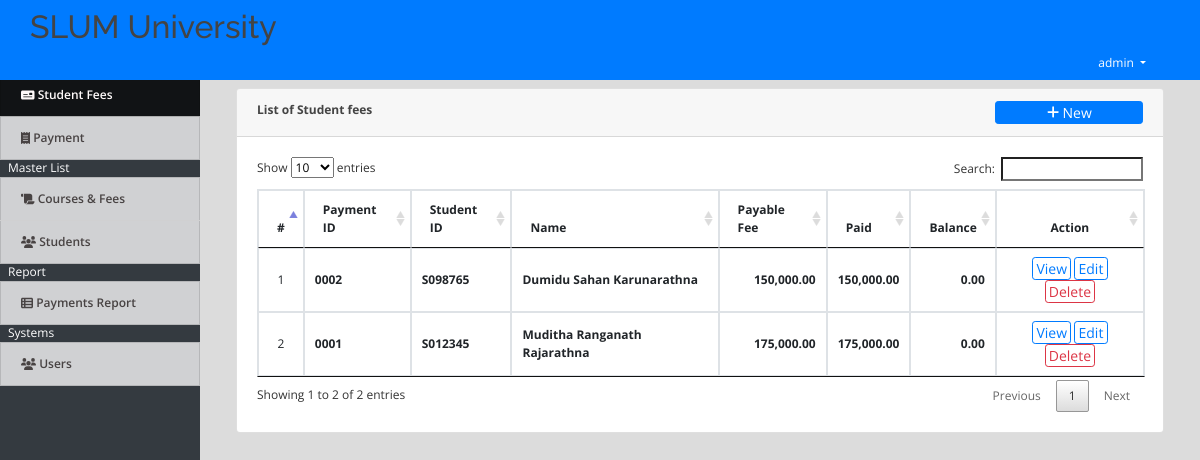
/index.php?page=fees (signed in), run on the app's committed database.
### tables this page shows
CREATE TABLE `student_ef_list` (
  `id` int(30) NOT NULL,
  `student_id` int(30) NOT NULL,
  `ef_no` varchar(200) NOT NULL,
  `course_id` int(30) NOT NULL,
  `total_fee` float NOT NULL,
  `date_created` datetime NOT NULL DEFAULT current_timestamp()
);

CREATE TABLE `student` (
  `id` int(30) NOT NULL,
  `id_no` varchar(100) NOT NULL,
  `name` text NOT NULL,
  `contact` varchar(100) NOT NULL,
  `address` text NOT NULL,
  `email` varchar(200) NOT NULL,
  `date_created` datetime NOT NULL DEFAULT current_timestamp()
);

### fees.php (the view, shortened to what this page needs)
<?php include('db_connect.php');?>
<div class="container-fluid">
	<div class="col-lg-12">
		<div class="row">
			<div class="col-md-12">
				<div class="card">
					<div class="card-header">
						<b>List of Student fees </b>
						<span class="float:right"><a class="btn btn-primary btn-block btn-sm col-sm-2 float-right" href="javascript:void(0)" id="new_fees">
					<i class="fa fa-plus"></i> New
				</a></span>
					</div>
					<div class="card-body">
						<table class="table table-condensed table-bordered table-hover">
							<thead>
								<tr>
									<th class="text-center">#</th>
									<th class="">Payment ID</th>
									<th class="">Student ID</th>
									<th class="">Name</th>
									<th class="">Payable Fee</th>
									<th class="">Paid</th>
									<th class="">Balance</th>
									<th class="text-center">Action</th>
								</tr>
							</thead>
							<tbody>
								<?php
								$i = 1;
								$fees = $conn->query("SELECT ef.*,s.name as sname,s.id_no FROM student_ef_list ef inner join student s on s.id = ef.student_id order by s.name asc ");
								while($row=$fees->fetch_assoc()):
									$paid = $conn->query("SELECT sum(amount) as paid FROM payments where ef_id=".$row['id']);
									$paid = $paid->num_rows > 0 ? $paid->fetch_array()['paid']:'';
									$balance = $row['total_fee'] - $paid;
								?>
								<tr>
									<td class="text-center"><?php echo $i++ ?></td>
									<td>
										<p> <b><?php echo $row['id_no'] ?></b></p>
									</td>
									<td>
										<p> <b><?php echo $row['ef_no'] ?></b></p>
									</td>
									<td>
										<p> <b><?php echo ucwords($row['sname']) ?></b></p>
									</td>
									<td class="text-right">
										<p> <b><?php echo number_format($row['total_fee'],2) ?></b></p>
									</td>
									<td class="text-right">
										<p> <b><?php echo number_format($paid,2) ?></b></p>
									<td class="text-right">
										<p> <b><?php echo number_format($balance,2) ?></b></p>
									</td>
									<td class="text-center">
										<button class="btn btn-sm btn-outline-primary view_payment" type="button" data-id="<?php echo $row['id'] ?>">View</button>
										<button class="btn btn-sm btn-outline-primary edit_fees" type="button" data-id="<?php echo $row['id'] ?>" >Edit</button>
										<button class="btn btn-sm btn-outline-danger delete_fees" type="button" data-id="<?php echo $row['id'] ?>">Delete</button>
									</td>
								</tr>
								<?php endwhile; ?>
							</tbody>
						</table>
					</div>
				</div>
			</div>
		</div>
	</div>
</div>

### index.php (shortened to what this page needs)
<!DOCTYPE html>
<html lang="en">
<head>
<?php
 include('./header.php');
 ?>
</head>
<body>
	<?php include 'topbar.php' ?>
	<?php include 'navbar.php' ?>
  <main id="view-panel" >
      <?php $page = isset($_GET['page']) ? $_GET['page'] :'home'; ?>
  	<?php include $page.'.php' ?>
  </main>
</body>
</html>

### header.php (shortened to what this page needs)
  <link rel="stylesheet" href="assets/font-awesome/css/all.min.css">
<link href="assets/vendor/bootstrap/css/bootstrap.min.css" rel="stylesheet">
<link href="assets/vendor/icofont/icofont.min.css" rel="stylesheet">
<link href="assets/vendor/boxicons/css/boxicons.min.css" rel="stylesheet">
<link href="assets/vendor/venobox/venobox.css" rel="stylesheet">
<link href="assets/vendor/animate.css/animate.min.css" rel="stylesheet">
<link href="assets/vendor/remixicon/remixicon.css" rel="stylesheet">
<link href="assets/vendor/owl.carousel/assets/owl.carousel.min.css" rel="stylesheet">
<link href="assets/vendor/bootstrap-datepicker/css/bootstrap-datepicker.min.css" rel="stylesheet">
<link href="assets/DataTables/datatables.min.css" rel="stylesheet">
<link href="assets/css/jquery.datetimepicker.min.css" rel="stylesheet">
<link href="assets/css/select2.min.css" rel="stylesheet">
<link href="assets/css/style.css" rel="stylesheet">
<link type="text/css" rel="stylesheet" href="assets/css/jquery-te-1.4.0.css">

### topbar.php (shortened to what this page needs)
<nav class="navbar navbar-light fixed-top bg-primary" style="padding:0">
  <div class="container-fluid mt-2 mb-2">
  	<div class="col-lg-12">
      <div id="sticker">
					<div class="uniname fix">
						<h2>SLUM University</h2>
					</div>
				</div>
	  	<div class="float-right">
        <div class=" dropdown mr-4">
            <a href="#" class="text-white dropdown-toggle"  id="account_settings" data-toggle="dropdown" aria-haspopup="true" aria-expanded="false"><?php echo $_SESSION['login_name'] ?> </a>
        </div>
      </div>
  </div>
</nav>

### navbar.php (shortened to what this page needs)
<nav id="sidebar" class='mx-lt-5 bg-dark' >
		<div class="sidebar-list">
				<a href="index.php?page=home" class="nav-item nav-home"><span class='icon-field'><i class="fa fa-tachometer-alt "></i></span> Dashboard</a>
				<a href="index.php?page=fees" class="nav-item nav-fees"><span class='icon-field'><i class="fa fa-money-check "></i></span> Student Fees</a>
				<a href="index.php?page=payments" class="nav-item nav-payments"><span class='icon-field'><i class="fa fa-receipt "></i></span> Payment</a>
				<div class="mx-2 text-white">Master List</div>
				<a href="index.php?page=courses" class="nav-item nav-courses"><span class='icon-field'><i class="fa fa-scroll "></i></span> Courses & Fees</a>
				<a href="index.php?page=students" class="nav-item nav-students"><span class='icon-field'><i class="fa fa-users "></i></span> Students</a>
				<div class="mx-2 text-white">Report</div>
				<a href="index.php?page=payments_report" class="nav-item nav-payments_report"><span class='icon-field'><i class="fa fa-th-list"></i></span> Payments Report</a>
				<div class="mx-2 text-white">Systems</div>
				<?php if($_SESSION['login_type'] == 1): ?>
				<a href="index.php?page=users" class="nav-item nav-users"><span class='icon-field'><i class="fa fa-users "></i></span> Users</a>
			<?php endif; ?>
		</div>
</nav>

### assets/css/style.css (style rules this page uses)
body { font-family: "Open Sans", sans-serif; color: #444444; width: 100%; height: calc(100%); font-size: 12px; }
a { color: #1977cc; }
h1, h2, h3, h4, h5, h6 { font-family: "Raleway", sans-serif; }
nav#sidebar { height: calc(100%); position: fixed; z-index: 99; left: 0; width: 200px; font-size: 12px; top: 2.5em; }
a.nav-item { position: relative; display: block; padding: .75rem 1.25rem; margin-bottom: -1px; border: 1px solid rgba(0,0,0,.125); background-color: #ffffffc4; color: #484343; font-weight: 600; }
a.nav-item:hover, .nav-item.active { background-color: #000000ad; color: #fffafa; }
main#view-panel { margin-left: 200px; width:calc(100% - 200px); margin-top: 2.8em; padding: .5em }
.btn-sm { padding: .0001rem .2rem; }

### index.php (style rules this page uses)
body { background: #80808045; }

### fees.php (style rules this page uses)
td { vertical-align: middle !important; }
td p { margin: unset }

### data on the page
student_ef_list: student.id_no "0002", ef_no "S098765", student.name "Dumidu Sahan Karunarathna", total_fee "150,000.00", paid "150,000.00", balance "0.00"
student_ef_list: student.id_no "0001", ef_no "S012345", student.name "Muditha Ranganath Rajarathna", total_fee "175,000.00", paid "175,000.00", balance "0.00"

### other printed values
$_SESSION['login_name'] "admin"
